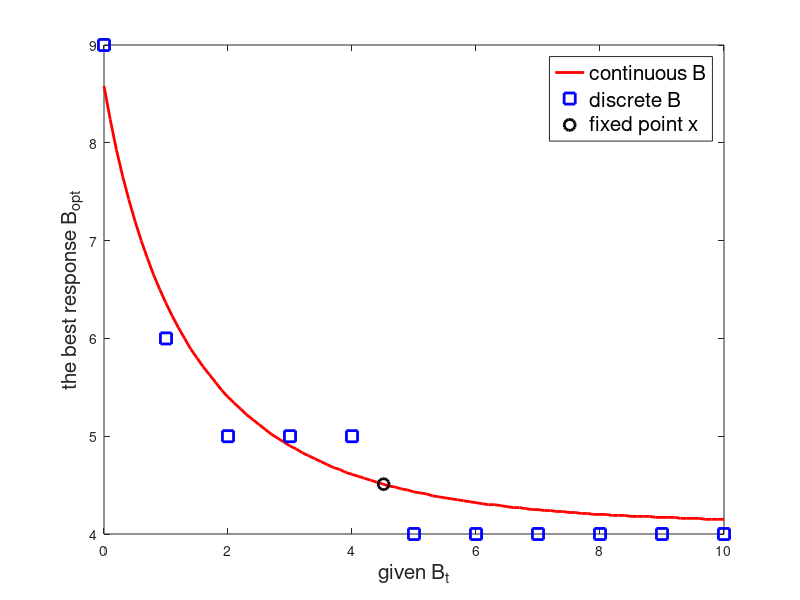

MATLAB code for this plot: (Note: this script raises an error after producing the figure.)
% self-optimization 
% relation of B-tilde and B* test
clear
lambda = 6;
mu = 4;
rho = lambda / mu;
k = 150;
c = 10;

if rho ~= 1
    myfun1 = @(x) (k.*lambda.^3.*(1-rho).^3./(c.^2.*rho.^3)).*(1 + 1./(rho.^(x+1)-1)).^2 + (rho.^(x+1)-1)./log(rho) - x - 1;
    x_opt = fzero(myfun1, [-0.9 200]);
else
    x_opt = (2*k*lambda^3/c^2)^(1/4) - 1;
end

B_t_c = 0 : .1 : 10; %given B
B =  0 : .01 : 150; % response B
B_opt_c = zeros(1 , length(B_t_c));
for i  =  1 : length(B_t_c)
    % continuous
    if rho ~= 1
        T_u = (1/lambda).* ((B+1)./(rho.^(B+1)-1)+B+1/(1-rho)) + ...
            k*lambda^2/c^2 .*((rho.^B_t_c(i)-rho.^(B_t_c(i)+1))./(1-rho.^(B_t_c(i)+1))).^2 .*...
            (rho.^B - rho.^(B+1))./(1-rho.^(B+1)); % object function
    else
        T_u = (1/lambda).* B./2 + k*lambda^2/c^2 .*(1./ (B_t_c(i) + 1)).^2 .* (1./(B+1));
    end
    [y, index] = min(T_u);
    B_opt_c(i) = B(index);
end

% discrete
B_t_d = 0 : 1 : 10; % given B
B_d = 0 : 1 : 150; % response B
B_opt_d = zeros(1, length(B_t_d));
for j = 1 : length(B_t_d)
    if rho ~= 1
    T_u_d = (1/lambda).* ((B_d+1)./(rho.^(B_d+1)-1)+B_d+1/(1-rho)) + ...
        k*lambda^2/c^2 .*((rho.^B_t_d(j)-rho.^(B_t_d(j)+1))./(1-rho.^(B_t_d(j)+1))).^2 .* ...
        (rho.^B_d - rho.^(B_d+1))./(1-rho.^(B_d+1));
    else
        T_u_d = (1/lambda).* B_d./2 + k*lambda^2/c^2 .*(1./ (B_t_d(j) + 1)).^2 .* (1./(B_d+1));
    end
   [z, index_d] = min(T_u_d);
   B_opt_d(j) = B_d(index_d);
   if B_t_d(j) == B_opt_d(j)
       B_fixed = B_t_d(j);
   end
   
end
figure(5829221)
plot(B_t_c, B_opt_c, 'r', 'LineWidth', 2, 'MarkerSize', 2)
hold on
plot(B_t_d, B_opt_d, 'bs', 'LineWidth', 2, 'MarkerSize', 8)
plot(x_opt, x_opt, 'ko', 'LineWidth', 2, 'MarkerSize', 8)
legend({'continuous B','discrete B','fixed point x'}, 'FontSize', 15)
xlabel('given B_t', 'FontSize', 15)
ylabel('the best response B_{opt}','FontSize', 15)
title('\rho = ' + string(rho) + ', k = ' + string(k) + ', c = ' + string(c), 'FontSize', 15)
grid on 
